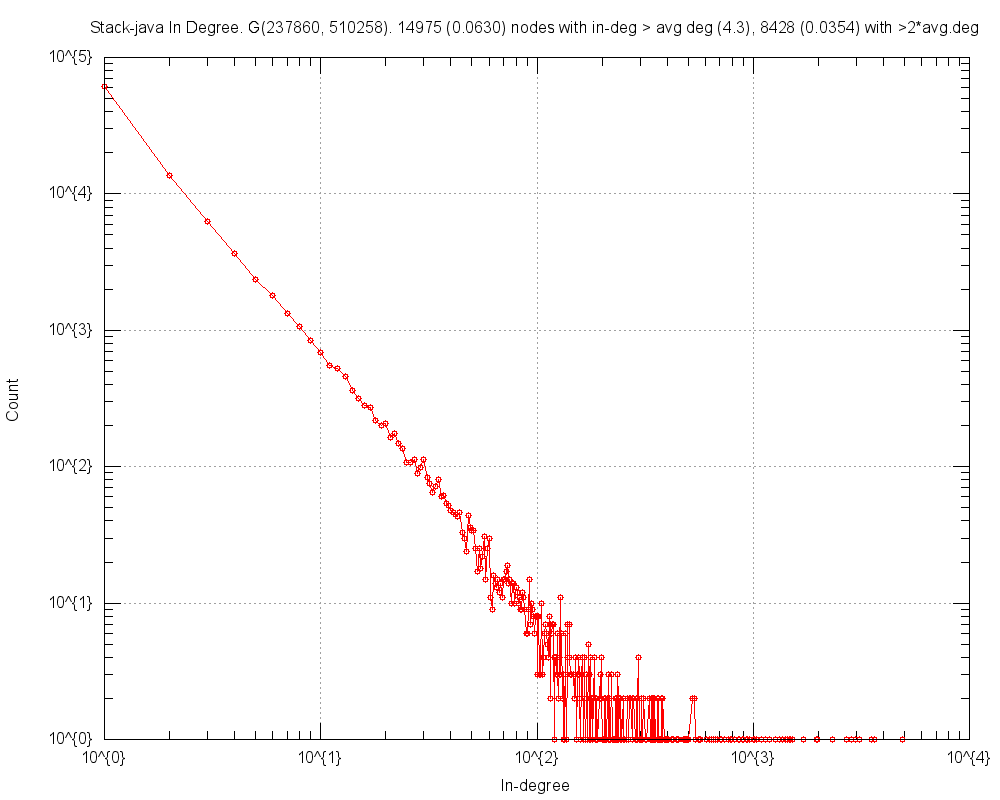

gnuplot code for this plot:
#
# Stack-java In Degree. G(237860, 510258). 14975 (0.0630) nodes with in-deg > avg deg (4.3), 8428 (0.0354) with >2*avg.deg (Wed Jun 22 13:49:28 2016)
#

set title "Stack-java In Degree. G(237860, 510258). 14975 (0.0630) nodes with in-deg > avg deg (4.3), 8428 (0.0354) with >2*avg.deg"
set key bottom right
set logscale xy 10
set format x "10^{%L}"
set mxtics 10
set format y "10^{%L}"
set mytics 10
set grid
set xlabel "In-degree"
set ylabel "Count"
set tics scale 2
set terminal png size 1000,800
set output 'inDeg.Stack-java.png'
plot 	"inDeg.Stack-java.tab" using 1:2 title "" with linespoints pt 6
